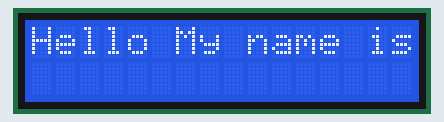
Bench run of a sketch on a simulated Arduino Uno, built with avr-gcc and run on an emulated ATmega328P. Shown: 16×2 character LCD.

Above: at 0.1 s.
At 1.2 s:
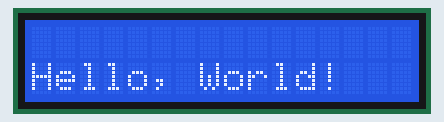

The sketch:

i2.ino
```cpp
#include <LiquidCrystal_I2C.h>

// set the LCD number of columns and rows
int lcdColumns = 16;
int lcdRows = 2;

// set LCD address, number of columns and rows
// if you don't know your display address, run an I2C scanner sketch
LiquidCrystal_I2C lcd(0x27, lcdColumns, lcdRows);

void setup(){
  // initialize LCD
  lcd.init();
  // turn on LCD backlight
  lcd.backlight();
}

void loop(){
  // set cursor to first column, first row
  lcd.setCursor(0, 0);
  // print message
  lcd.print("Hello My name is Swarup!");
  delay(1000);
  // clears the display to print new message
  lcd.clear();
  // set cursor to first column, second row
  lcd.setCursor(0,1);
  lcd.print("Hello, World!");
  delay(1000);
  lcd.clear();
}
```

Measured:
- what the display in image 1 shows lasts 1.0 s, from 1.1 s to 2.1 s
